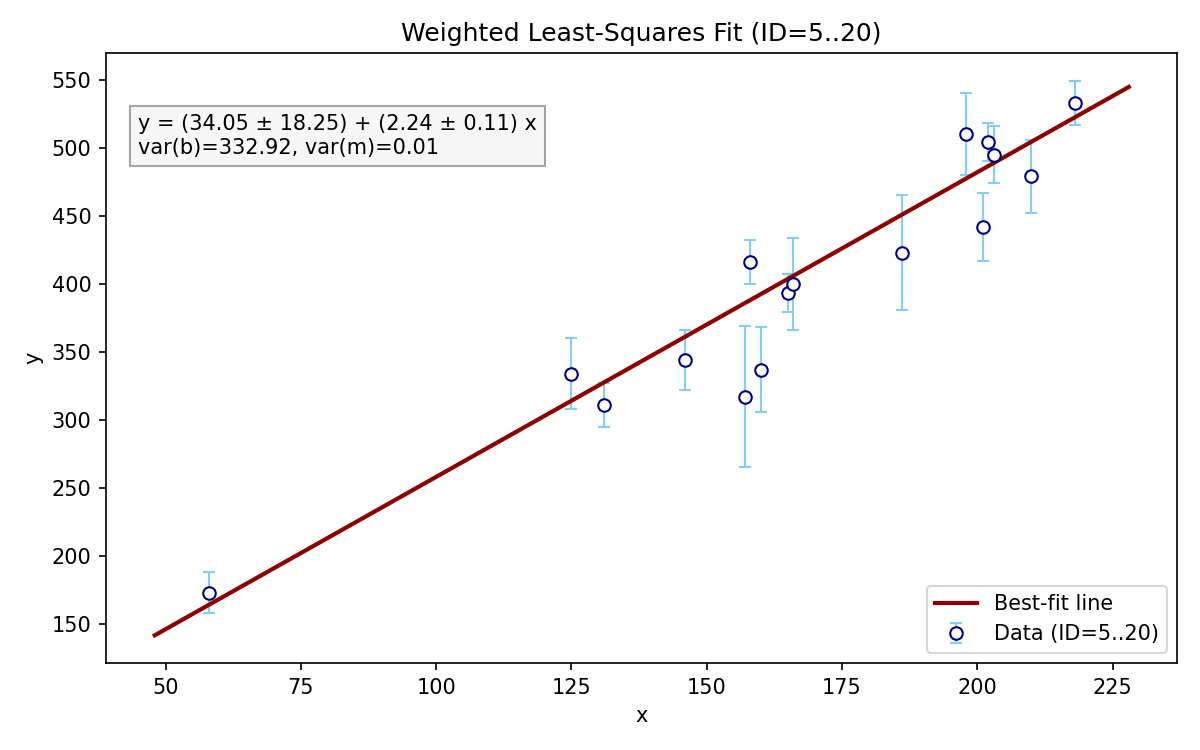

This figure's Python source:
import numpy as np
import matplotlib.pyplot as plt


# Table data
table_data = np.array([
    [ 1, 201, 592, 61,  9, -0.84],
    [ 2, 244, 401, 25,  4,  0.31],
    [ 3,  47, 583, 38, 11,  0.64],
    [ 4, 287, 402, 15,  7, -0.27],
    [ 5, 203, 495, 21,  5, -0.33],
    [ 6,  58, 173, 15,  9,  0.67],
    [ 7, 210, 479, 27,  4, -0.02],
    [ 8, 202, 504, 14,  4, -0.05],
    [ 9, 198, 510, 30, 11, -0.84],
    [10, 158, 416, 16,  7, -0.69],
    [11, 165, 393, 14,  5,  0.30],
    [12, 201, 442, 25,  5, -0.46],
    [13, 157, 317, 52,  5, -0.03],
    [14, 131, 311, 16,  6,  0.50],
    [15, 166, 400, 34,  6,  0.73],
    [16, 160, 337, 31,  5, -0.52],
    [17, 186, 423, 42,  9,  0.90],
    [18, 125, 334, 26,  8,  0.40],
    [19, 218, 533, 16,  6, -0.78],
    [20, 146, 344, 22,  5, -0.56]
])

# Selecting ID=5..20
subset = table_data[4:20]
x_vals = subset[:, 1]
y_vals = subset[:, 2]
sigma_y = subset[:, 3]
N = len(x_vals)

# Weighted least-squares
A = np.column_stack((np.ones(N), x_vals))
C = np.diag(sigma_y**2)
C_inv = np.linalg.inv(C)

M = A.T @ C_inv @ A
cov_params = np.linalg.inv(M)
X_best = cov_params @ (A.T @ C_inv @ y_vals)
b_best, m_best = X_best

var_b = cov_params[0, 0]
var_m = cov_params[1, 1]
sigma_b = np.sqrt(var_b)
sigma_m = np.sqrt(var_m)

# Plot
plt.figure(figsize=(8,5), dpi=130)
plt.errorbar(
    x_vals, y_vals, yerr=sigma_y,
    fmt='o', markersize=6, 
    markerfacecolor='white', markeredgecolor='navy',
    ecolor='skyblue', capsize=3, elinewidth=1,
    label='Data (ID=5..20)'
)

x_fit = np.linspace(x_vals.min() - 10, x_vals.max() + 10, 200)
y_fit = b_best + m_best * x_fit
plt.plot(x_fit, y_fit, color='darkred', linewidth=2, label='Best-fit line')

# Plain text (no backslashes for LaTeX)
line_eq = (
    f"y = ({b_best:.2f} ± {sigma_b:.2f}) + "
    f"({m_best:.2f} ± {sigma_m:.2f}) x"
)
extras = f"var(b)={var_b:.2f}, var(m)={var_m:.2f}"
annot_str = line_eq + "\n" + extras

plt.text(
    0.03, 0.90, annot_str,
    transform=plt.gca().transAxes, va='top', fontsize=10,
    bbox=dict(facecolor='whitesmoke', edgecolor='gray', alpha=0.7)
)

plt.title("Weighted Least-Squares Fit (ID=5..20)")
plt.xlabel("x")
plt.ylabel("y")
plt.legend()
plt.tight_layout()
plt.savefig("Ex1_without_latex.png", dpi=150)
plt.show()
